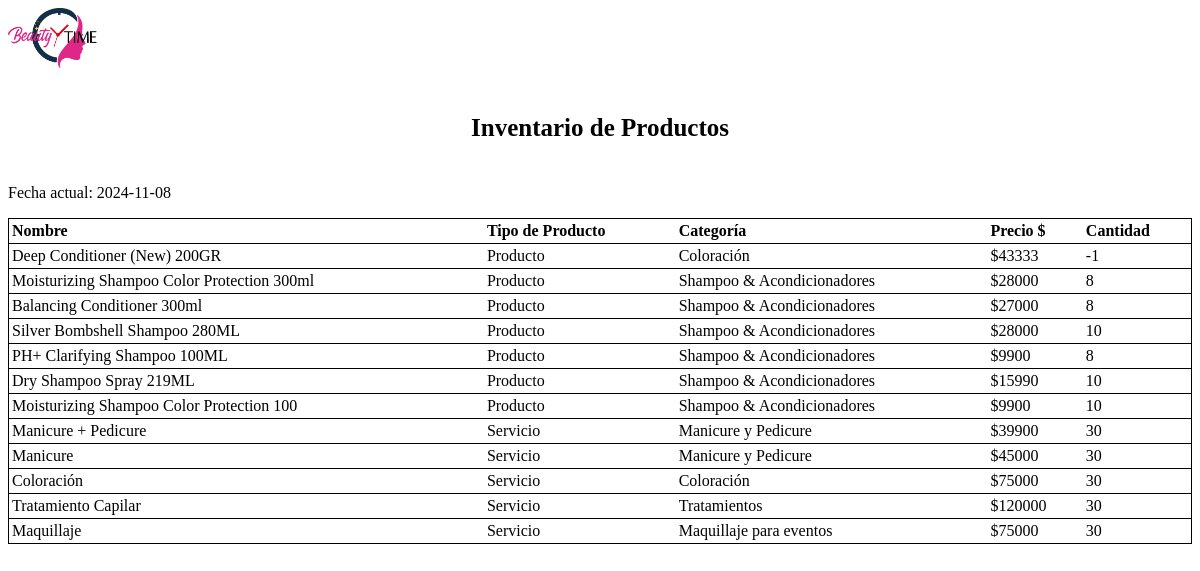
Page /paginas/verInventario/ on the earlier database version.
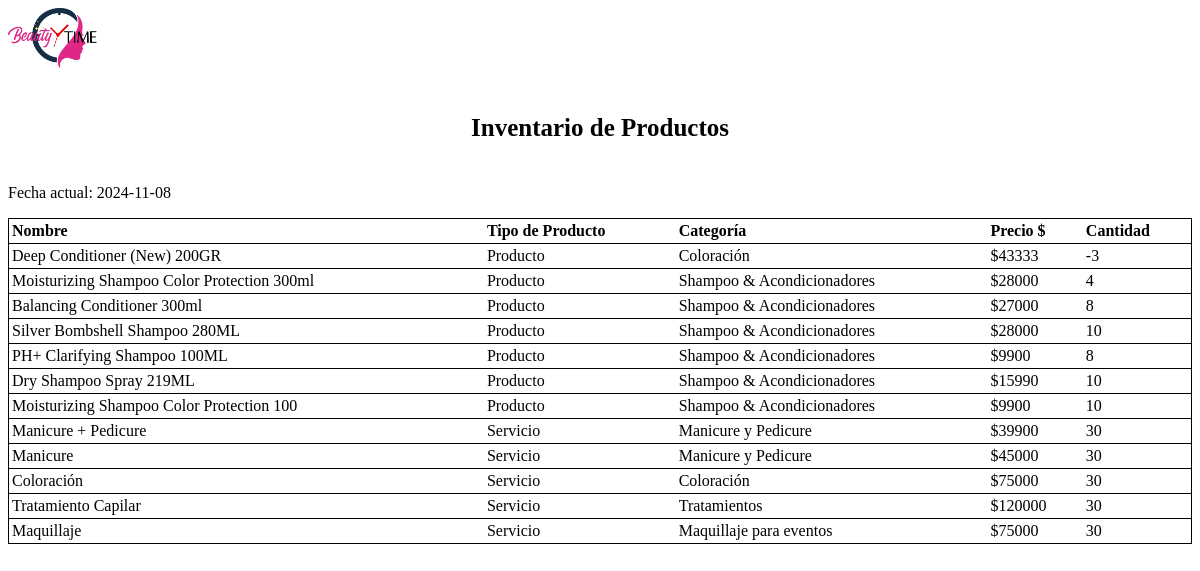
Same page on the later database version.
### core/models.py (models this page shows, shortened)
class Producto(models.Model):
    CATEGORIA_PRODUCTO = [
        ('Coloración', 'Coloración'),
        ('Tratamientos', 'Tratamientos'),
        ('Línea Rubias', 'Línea Rubias'),
        ('Shampoo & Acondicionadores', 'Shampoo & Acondicionadores'),
        ('Styling & Aftercare', 'Styling & Aftercare'),
        ('Herramientas', 'Herramientas'),
    ]
    CATEGORIA_SERVICIO = [
        ('Manicure y Pedicure', 'Manicure y Pedicure'),
        ('Masajes', 'Masajes'),
        ('Maquillaje para eventos', 'Maquillaje para eventos'),
        ('Depilación', 'Depilación'),
        ('Tratamientos Faciales', 'Tratamientos Faciales'),
        ('Colorimetría', 'Colorimetría'),
    ]
    TIPO = [
        ('producto', 'Producto'),
        ('servicio', 'Servicio'),
    ]
    nombre = models.CharField(max_length=45, null=True)
    descripcion = models.TextField(null=True, blank=True)
    categoria = models.CharField(max_length=255, null=True, choices=CATEGORIA_PRODUCTO + CATEGORIA_SERVICIO)
    costo = models.IntegerField(default=0)
    costo2 = models.IntegerField(default=0)
    picture = models.ImageField(upload_to='media/items/', null=True)
    tipo = models.CharField(max_length=10, choices=TIPO)
    descuento = models.DecimalField(max_digits=4, decimal_places=2, null=True, blank=True, default=0.00)
    cantidad = models.IntegerField(default=0)
    class Meta:
        verbose_name = 'producto'
        verbose_name_plural = 'productos'
        ordering = ['tipo']

### core/views.py (the view)
# urls.py: path("paginas/verInventario/", views.verInventario.as_view(), name="verInventario"),
class verInventario(View):
    def get(self, request, *args, **kwargs):
        productos = Producto.objects.all()
        form = editarProductoForm()
        context = {
            'productos': productos,
            'form': form,
        }
        if 'pdf' in request.GET:
            pdf = render_to_pdf('inventario/verInventario.html', context)
            return HttpResponse(pdf, content_type='application/pdf')
        return render(request, 'inventario/verInventario.html', context)

### core/cart.py (called while the page is built, shortened)
  def __iter__(self):
    cart = copy.deepcopy(self.cart)
    productos = Producto.objects.filter(id__in=cart)
    for producto in productos:
      cart[str(producto.id)]["producto"] = producto

### core/context_processors.py (called while the page is built)
def cart_badge(request):
    cart = Cart(request)
    item_count = sum(item['cantidad'] for item in cart)
    return {'cart_badge': item_count}

### core/templates/inventario/verInventario.html (shortened to what this page needs)
<!DOCTYPE html>
<html lang="en">
<head>
</head>
<body>
    {% load tz %}
    <div class="container">
        <div class="row">
            <div class="col-md-12">
                <div class="wrapper">
                    <div class="logo">
                        <img src="/static/img/Beauty-Time.png" alt="Image" height="60px">
                    </div>
                    <h5 style="font-size: 25px; text-align: center;">
                        Inventario de Productos
                    </h5>
                    <p>Fecha actual: {% now "Y-m-d" %}</p>
                    <div>
                        <table style="text-align: center;">
                            <thead>
                                <tr>
                                    <th>Nombre</th>
                                    <th>Tipo de Producto</th>
                                    <th>Categoría</th>
                                    <th>Precio $</th>
                                    <th>Cantidad</th>
                                </tr>
                            </thead>
                            <tbody>
                                {% for i in productos %}
                                <tr>
                                    <td>{{i.nombre}}</td>
                                    <td>{{i.tipo|title}}</td>
                                    <td>{{i.categoria}}</td>
                                    <td>${{i.costo}}</td>
                                    <td>{{i.cantidad}}</td>
                                </tr>
                                {% endfor %}
                            </tbody>
                        </table>
                    </div>
                </div>
            </div>
        </div>
</body>
</html>

Differences in the rows shown:
changed Producto "Deep Conditioner (New) 200GR": cantidad "-1" → "-3"
changed Producto "Moisturizing Shampoo Color Protection 300ml": cantidad "8" → "4"
